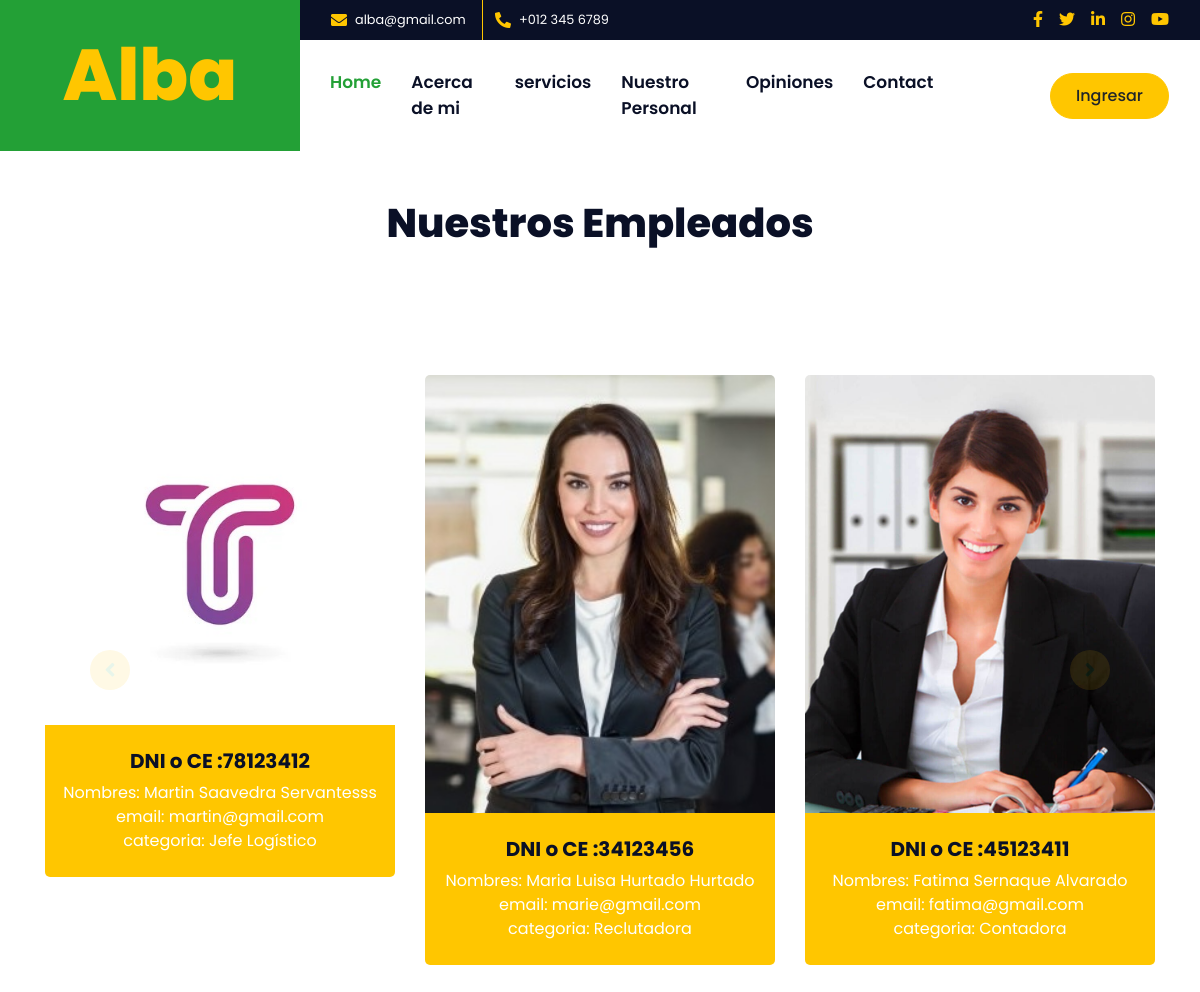
/AppColegio/empleados, run on the app's committed database.
### AppColegio/models.py (models this page shows)
class Empleados(models.Model):
    dni = models.IntegerField()
    nombre =models.CharField(max_length=40)
    apellido= models.CharField(max_length=40)
    email=models.EmailField()
    categoria=models.CharField(max_length=40)
    imagen=models.ImageField(upload_to = 'imagenes', null=True)

### AppColegio/views.py (the view)
# urls.py: path('empleados',views.empleados, name='Empleados'),
def empleados(request):
    empleados = Empleados.objects.all()
    return render(request, "AppColegio/Empleados/listaEmpleados.html",{'resultados':empleados})

### AppColegio/Templates/AppColegio/Empleados/listaEmpleados.html (shortened to what this page needs)
{% extends 'AppColegio/padre.html' %}
{% load static %}
{% block colegio %}
<br>
<br>
<center><h1>Nuestros Empleados</h1></center>
<br>
<div class="container-fluid py-5">
    <div class="container py-5">
        <div class="row">
            <div class="col-12">
        <div class="owl-carousel team-carousel position-relative">
            {% for e in resultados %}
            <div class="team d-flex flex-column text-center rounded overflow-hidden">
                <div class="position-relative">
                    <div class="team-img">
                        <img class="img-fluid w-100" src="{{e.imagen.url}}" alt="No hay imagen">
                    </div>
                </div>
                <div class="d-flex flex-column bg-primary text-center py-4">
                    <h5 class="font-weight-bold">DNI o CE :{{e.dni}}</h5>
                    <p class="text-white m-0">Nombres: {{e.nombre}} {{e.apellido}} </p>
                    <p class="text-white m-0">email: {{e.email}}</p>
                    <p class="text-white m-0">categoria: {{e.categoria}}</p>
                </div>
            </div>
            {% endfor %}
        </div>
            </div>
        </div>
    </div>
</div>
{% endblock %}

### AppColegio/Templates/AppColegio/padre.html (shortened to what this page needs)
<!DOCTYPE html>
<html lang="en">
<head>
    {% load static %}
    <link href="https://cdnjs.cloudflare.com/ajax/libs/font-awesome/5.10.0/css/all.min.css" rel="stylesheet">
    <link href="{% static 'AppColegio/lib/owlcarousel/assets/owl.carousel.min.css' %}" rel="stylesheet">
    <link href="{% static 'AppColegio/lib/lightbox/css/lightbox.min.css' %}" rel="stylesheet">
    <link href="{% static 'AppColegio/css/style.css' %}" rel="stylesheet">
</head>
<body>
    <div class="container-fluid">
        <div class="row">
            <div class="col-lg-3 bg-secondary d-none d-lg-block">
                <a href="" class="navbar-brand w-100 h-100 m-0 p-0 d-flex align-items-center justify-content-center">
                    <h1 class="m-0 display-3 text-primary">Alba</h1>
                </a>
            </div>
            <div class="col-lg-9">
                <div class="row bg-dark d-none d-lg-flex">
                    <div class="col-lg-7 text-left text-white">
                        <div class="h-100 d-inline-flex align-items-center border-right border-primary py-2 px-3">
                            <i class="fa fa-envelope text-primary mr-2"></i>
                            <small>alba@gmail.com</small>
                        </div>
                        <div class="h-100 d-inline-flex align-items-center py-2 px-2">
                            <i class="fa fa-phone-alt text-primary mr-2"></i>
                            <small>+012 345 6789</small>
                        </div>
                    </div>
                    <div class="col-lg-5 text-right">
                        <div class="d-inline-flex align-items-center pr-2">
                            <a class="text-primary p-2" href="">
                                <i class="fab fa-facebook-f"></i>
                            </a>
                            <a class="text-primary p-2" href="">
                                <i class="fab fa-twitter"></i>
                            </a>
                            <a class="text-primary p-2" href="">
                                <i class="fab fa-linkedin-in"></i>
                            </a>
                            <a class="text-primary p-2" href="">
                                <i class="fab fa-instagram"></i>
                            </a>
                            <a class="text-primary p-2" href="">
                                <i class="fab fa-youtube"></i>
                            </a>
                        </div>
                    </div>
                </div>
                <nav class="navbar navbar-expand-lg bg-white navbar-light p-0">
                    <div class="collapse navbar-collapse justify-content-between" id="navbarCollapse">
                        <div class="navbar-nav mr-auto py-0">
                            <a href="{% url 'Inicio' %}" class="nav-item nav-link active">Home</a>
                            <a href="{% url 'About' %}" class="nav-item nav-link">Acerca de mi</a>
                            {% if not user.is_authenticated %}
                            <a href="{% url 'servicios' %}" class="nav-item nav-link">servicios</a>
                            {% endif %}
                            <a href="{% url 'Empleados' %}" class="nav-item nav-link">Nuestro Personal</a>
                            <a href="{% url 'comentarios' %}" class="nav-item nav-link">Opiniones</a>
                            <a href="https://wa.me/51928005268?text=Hola%20necesito%20informacion" class="nav-item nav-link">Contact</a>
                        </div>
                        {% if not user.is_authenticated %}
                        <a href="{% url 'Login' %}" class="btn btn-primary mr-3 d-none d-lg-block">Ingresar</a>
                        {% endif %}
                    </div>
                </nav>
            </div>
        </div>
    </div>
    {% block colegio %}
    {% endblock %}
</body>
</html>

### data on the page
Empleados: imagen (picture), dni "78123412", nombre "Martin", apellido "Saavedra Servantesss", email "martin@gmail.com", categoria "Jefe Logístico"
Empleados: imagen (picture), dni "34123456", nombre "Maria Luisa", apellido "Hurtado Hurtado", email "marie@gmail.com", categoria "Reclutadora"
Empleados: imagen (picture), dni "45123411", nombre "Fatima", apellido "Sernaque Alvarado", email "fatima@gmail.com", categoria "Contadora"
